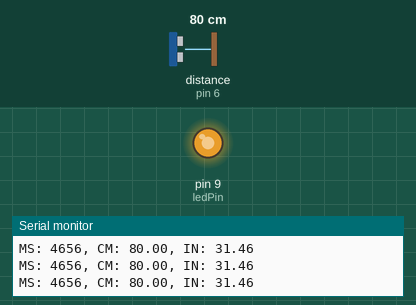
Simulated run of this sketch. Board: Arduino Uno, built with avr-gcc and run on an emulated ATmega328P. Parts: output pins drawn as LEDs (lit = HIGH), the last lines printed to the serial monitor. The test bench sets the inputs (shaded band); at power-on: distance to the obstacle (sensor on pin 6) 80 cm. The echo pulse lasts 58.3 µs per cm.

Above: at 1.2 s.
1.3 s: distance to the obstacle (sensor on pin 6) set to 2 cm
At 2.0 s:
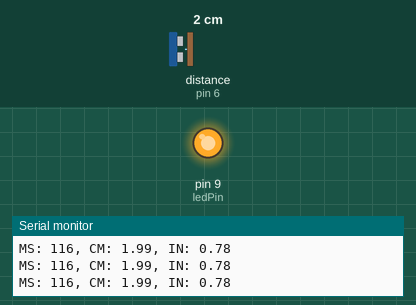
4.3 s: distance to the obstacle (sensor on pin 6) set to 18 cm
Timing chart, 0 to 7.3 s (numbered marks = the images above; inputs shaded):
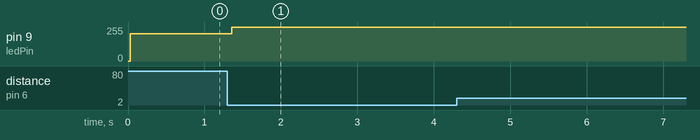

The sketch:

UltrasonicLEDFade.ino
```cpp
/*
 * HCSR04Ultrasonic/examples/UltrasonicDemo/UltrasonicDemo.pde
 *
 * SVN Keywords
 * ----------------------------------
 * $Author: cnobile $
 * $Date: 2011-09-17 02:43:12 -0400 (Sat, 17 Sep 2011) $
 * $Revision: 29 $
 * ----------------------------------
 */

#include <Ultrasonic.h>
#include "LedControl.h"

LedControl lc=LedControl(12,11,10,4);
#define TRIGGER_PIN  7
#define ECHO_PIN     6

int ledPin = 9;

Ultrasonic ultrasonic(TRIGGER_PIN, ECHO_PIN);

void setup()
  {
  Serial.begin(9600);
  lc.shutdown(0,false);
  /* Set the brightness to a medium values*/
  lc.setIntensity(0,8);
  /* and clear the display */
  lc.clearDisplay(0);
  }

void loop()
  {
  float cmMsec, inMsec;
  long microsec = ultrasonic.timing();
  cmMsec = ultrasonic.convert(microsec, Ultrasonic::CM);
  inMsec = ultrasonic.convert(microsec, Ultrasonic::IN);
  Serial.print("MS: ");
  Serial.print(microsec);
  Serial.print(", CM: ");
  Serial.print(cmMsec);
  Serial.print(", IN: ");
  Serial.println(inMsec);
  delay(20);

  int fade = map(cmMsec, 0, 100, 1023, 0);

  analogWrite(ledPin, fade);

  }
```

Measured:
- after the input at 1.3 s, pin 9 (ledPin): 205/255 → 255/255 after 0.06 s
